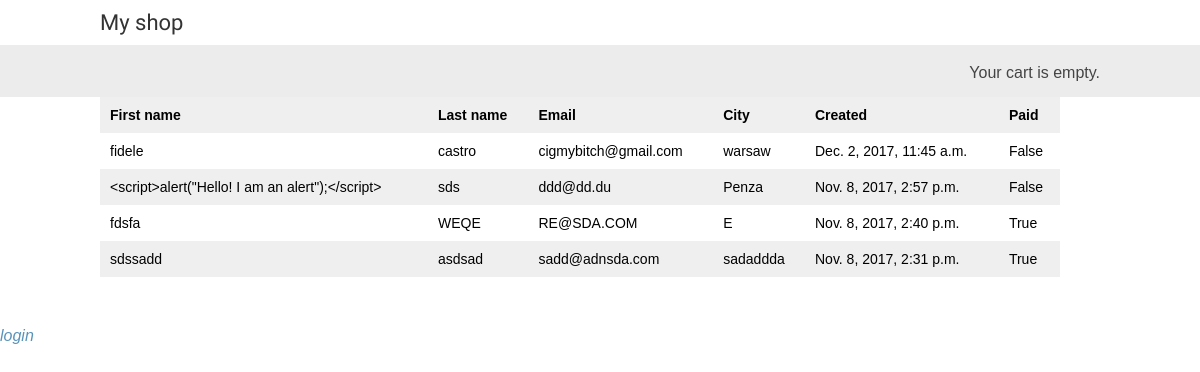
/account/orders/, run on the app's committed database.
### orders/models.py (models this page shows, shortened)
class Order(models.Model):
    first_name = models.CharField(max_length=50)
    last_name = models.CharField(max_length=50)
    email = models.EmailField()
    address = models.CharField(max_length=250)
    postal_code = models.CharField(max_length=20)
    city = models.CharField(max_length=100)
    created = models.DateTimeField(auto_now_add=True)
    updated = models.DateTimeField(auto_now=True)
    paid = models.BooleanField(default=False)
    class Meta:
        ordering = ('-created',)

### staff/views.py (the view)
def ListOrders (request):
    orders = Order.objects.all()
    orderItem = OrderItem.objects.all()
    return render(request, 'staff/staff_panel.html', {'orders':orders, 'orderItem':orderItem})

### cart/cart.py (called while the page is built)
    def __len__(self):
        return sum(item['quantity'] for item in self.cart.values())

### cart/context_processors.py (called while the page is built)
def cart(request):
    return {'cart': Cart(request) }

### staff/templates/staff/staff_panel.html (shortened to what this page needs)
{% extends "shop/base.html" %}
{% load static %}
{% block content %}
	<div id = 'main'>
        <div class="order">
        	<table>
        	<tr>
        		<th>First name</th>
        		<th>Last name</th>
        		<th>Email</th>
        		<th>City</th>
        		<th>Created</th>
        		<th>Paid</th>
        	</tr>
        	{% for order in orders %}
        	<tr>
        		<td>{{ order.first_name }}</td>
        		<td>{{ order.last_name }}</td>
        		<td>{{ order.email }}</td>
        		<td>{{ order.city }}</td>
        		<td>{{ order.created }}</td>
        		<td>{{ order.paid }}</td>
        	</tr>
	        {% endfor %}
        	</table>
			<p>
			{{ order.first_name }} {{ order.last_name }}<br>
			</p>
        </div>
	</div>
{% endblock %}

### shop/templates/shop/base.html (shortened to what this page needs)
{% load static %}
<!DOCTYPE html>
<html>
<head>
    <link href="{% static "css/base.css" %}" rel="stylesheet">
</head>
<body>
    <div id="header">
        <a href="/" class="logo">My shop</a>
    </div>
    <div id="subheader">
        <div class="cart">
            {% with total_items=cart|length %}
                {% if cart|length > 0 %}
                    Your cart:
                    <a href="{% url "cart:cart_detail" %}">
                        {{ total_items }} item{{ total_items|pluralize }}, ${{ cart.get_total_price }}
                    </a>
                {% else %}
                    Your cart is empty.
                {% endif %}
            {% endwith %}
        </div>
    </div>
    <div id="content">
        {% block content %}
        {% endblock %}
    </div>
    <div id="footer">
        {% if user.is_authenticated %}
            <i><a href="/account/logout" class="account-btn">logout</a></i>
        {% else %}
            <i><a href="/account/login" class="account-btn">login</a></i>
        {% endif %}
    </div>
</body>
</html>

### shop/static/css/base.css (style rules this page uses)
body { margin:0; padding:0; font-family:helvetica, sans-serif; }
a { text-decoration:none; color:#5993bb; }
table { width:100%; border-spacing:0; border-collapse: collapse; }
table th, table td { text-align:left; font-size:14px; padding:10px; margin:0; }
tbody tr:nth-child(odd) { background:#efefef; }
#header { padding:10px 100px; font-size:18px; overflow:auto; }
#subheader { background:#ececec; color:#444; padding:15px 100px; overflow:auto; }
#header .logo { font-family: 'Ubuntu', sans-serif; float:left; color:#333; font-size:22px; margin-right:10%; }
#subheader .cart { float:right; padding-top:4px; }
#content { padding:0 100px; overflow:hidden; }
#main { float:left; width: 96%; margin-right:-220px; overflow:hidden; }

### data on the page
Order: first_name "fidele", last_name "castro", email "cigmybitch@gmail.com", city "warsaw", created "Dec. 2, 2017, 11:45 a.m.", paid "False"
Order: first_name "<script>alert(\"Hello! I am an alert\");</script>", last_name "sds", email "ddd@dd.du", city "Penza", created "Nov. 8, 2017, 2:57 p.m.", paid "False"
Order: first_name "fdsfa", last_name "WEQE", email "RE@SDA.COM", city "E", created "Nov. 8, 2017, 2:40 p.m.", paid "True"
Order: first_name "sdssadd", last_name "asdsad", email "sadd@adnsda.com", city "sadaddda", created "Nov. 8, 2017, 2:31 p.m.", paid "True"
